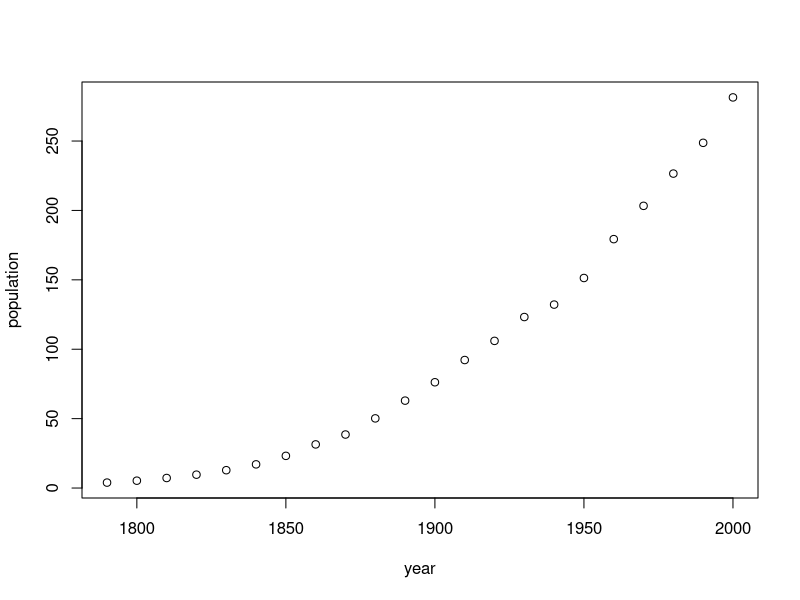
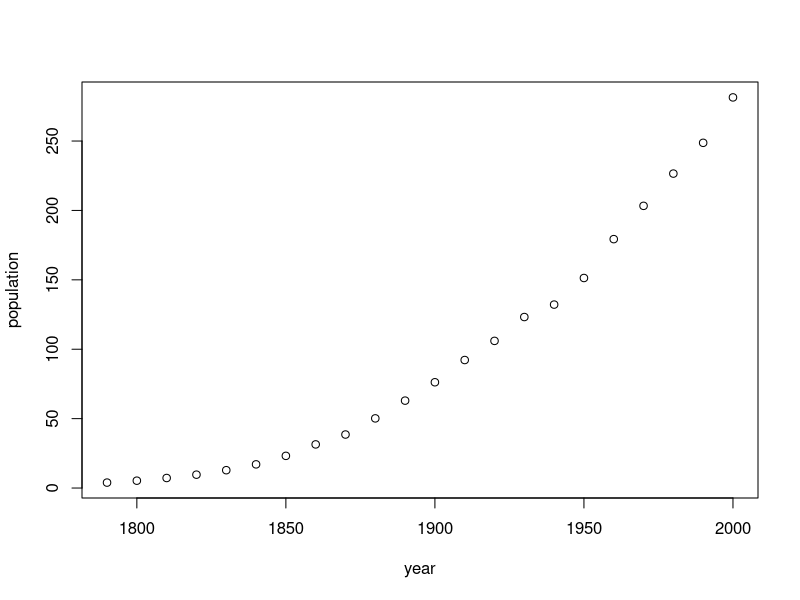

Source code (R) for these figures, in order: (Note: this script raises an error after producing the figures.)
## ---- chunk 1
knitr::opts_chunk$set(echo = TRUE)
library(tidyverse)
library(minpack.lm)
## ---- chunk 2
data(cars)
mod <- lm(dist ~ speed, data = cars)
n <- length(cars$speed)
design <- matrix(rep(1,n), ncol = 2, nrow = n)
design[,2] <- cars$speed
# design[,3] <- (cars$speed)^2

svd_design <- svd(design)
qr_design <- qr(design)
chol_design <- chol(t(design) %*% design)

# Chol
b <- t(design) %*% cars$dist
A <- t(chol_design) %*% chol_design

z <- forwardsolve(t(chol_design), b)
x <- backsolve(chol_design, z)

# QR
R <- qr.R(qr_design)
Q_T <- t(qr.Q(qr_design))
Q_Ty <- Q_T %*% cars$dist

solve(R, Q_Ty)

# SVD

U <- svd_design$u
S <- diag(svd_design$d)
V_T <- svd_design$v

J <- U %*% S %*% t(V_T)
x_svd <- V_T %*% solve(S) %*% t(U) %*% cars$dist 




## ---- chunk 3
library(car)
data <- carData::USPop
plot(data)
set.seed(1)
n <- length(data$population)
x <- 0:21
# x <- data$year


f <- function(b) {
  b[1] * exp(b[2] * x)
}
y <- data$population


dr1 <- function(b) {
  exp(b[2] * x)
}
dr2 <- function(b) {
  b[1] * exp(b[2] * x) * x
}

r <- function(b) {
  f(b) - y
}

j <- function(b) {
  j1 <- dr1(b)
  j2 <- dr2(b)
  as.matrix(data.frame(j1 = j1, j2 = j2))
}

d_f <- function(b, j) {
  t(j) %*% r(b)
}

gauss_newton <- function(x0) {
  xk <- x0
  jk <- j(xk)
  k <- 0
  while (norm(d_f(xk, jk), "2") > 1e-03) {
    k <- k +1
    rk <- r(xk)
    jk <- j(xk)
    dd_f_xk <- t(jk) %*% jk
    pk <- solve(dd_f_xk, (-t(jk) %*% rk))
    xk <- xk + pk
  }
  cat("x* = ", xk, "\n", "antal iterationer = ", k)
}
gauss_newton(c(10,0.1))

nls.lm(c(10,0.1), lower = c(-10,-10), upper = c(100,10), r)



x_stj <- c(15.0702772068714, 0.141844710338322)
pred <- f(x_stj)
pred_df <- as.data.frame(cbind(x, pred))
names(pred_df) <- c("year", "pred")
plot(data)
points(x, f(pred_x))
plot_data <- data.frame(year = x, population = data$population)
plot_f <- function(z) {
  x_stj[1] * exp(x_stj[2] * z)
}


ggplot(plot_data, aes(x,population)) +
  geom_point(color = "red") +
  geom_point(aes(x, pred), color = "blue") +
  stat_function(fun = plot_f)


## ---- chunk 4

så
